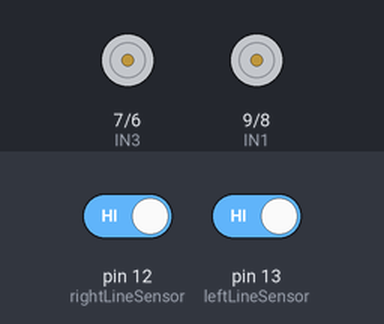
This sketch was run on a simulated Arduino Uno, built with avr-gcc and run on an emulated ATmega328P. Shown: motor-driver pin pairs drawn as motors (green arrow = first pin HIGH = forward, orange = second pin HIGH = backward, longer = more drive). The inputs (shaded band) are chosen by the test bench; at power-on: pin 12 (rightLineSensor) HIGH, pin 13 (leftLineSensor) HIGH.

Above: at 1.2 s.
1.3 s: pin 12 (rightLineSensor) driven LOW
At 1.9 s:
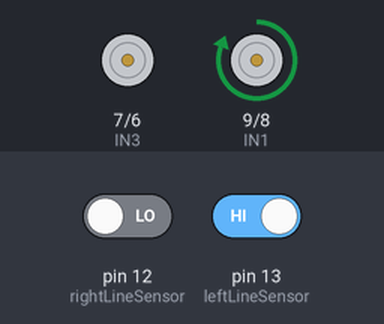
2.8 s: pin 13 (leftLineSensor) driven LOW
At 3.1 s:
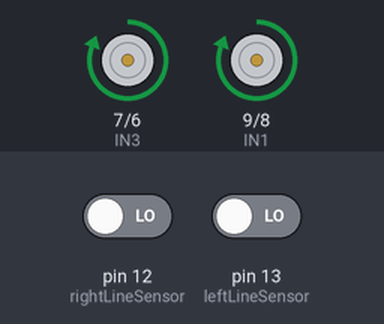
4.3 s: pin 12 (rightLineSensor) driven HIGH
At 5.4 s:
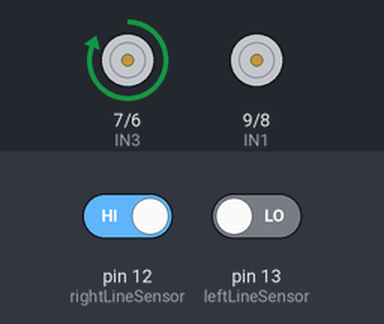
5.8 s: pin 13 (leftLineSensor) driven HIGH
At 6.6 s:
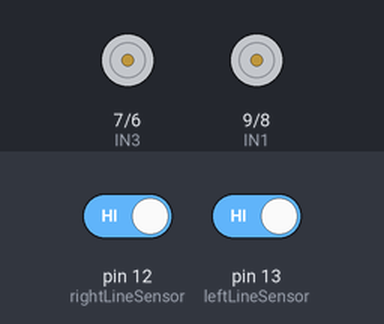
Timing chart, 0 to 8.3 s (numbered marks = the images above; inputs shaded):
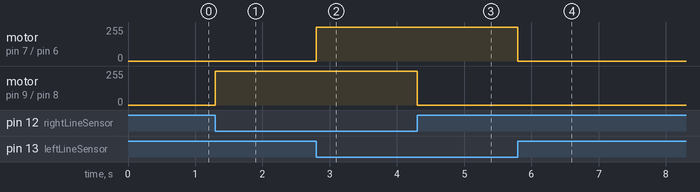

Measured:
- after the input at 1.3 s, motor on pin 9 (IN1) / pin 8 (IN2): stopped → forward 255/255 at once
- after the input at 2.8 s, motor on pin 7 (IN3) / pin 6 (IN4): stopped → forward 255/255 at once
- after the input at 4.3 s, motor on pin 9 (IN1) / pin 8 (IN2): forward 255/255 → stopped at once
- after the input at 5.8 s, motor on pin 7 (IN3) / pin 6 (IN4): forward 255/255 → stopped at once

The sketch:

LineTrace.ino
```cpp
#define IN1 9
#define IN2 8
#define IN3 7
#define IN4 6
int leftLineSensor =  13;      // 라인트레이서 왼쪽 센서
int rightLineSensor = 12;      // 라인트레이서 오른쪽 센서

void forward() {    // 전진 : 모터 두 개를 모두 전진
      digitalWrite(IN1, HIGH);
      digitalWrite(IN2, LOW);
      digitalWrite(IN3, HIGH);
      digitalWrite(IN4, LOW);
}
void back() {    // 후진 : 모터 두 개를 모두 후진
      digitalWrite(IN1, LOW);
      digitalWrite(IN2, HIGH);
      digitalWrite(IN3, LOW);
      digitalWrite(IN4, HIGH);
}
void left() {    // 좌회전 : 오른쪽 모터만 전진
      digitalWrite(IN1, LOW);
      digitalWrite(IN2, LOW);
      digitalWrite(IN3, HIGH);
      digitalWrite(IN4, LOW);
}
void right() {   // 우회전 : 왼쪽 모터만 전진
      digitalWrite(IN1, HIGH);
      digitalWrite(IN2, LOW);
      digitalWrite(IN3, LOW);
      digitalWrite(IN4, LOW);
}
void stop() {    // 정지 : 2개의 모터 정지
      digitalWrite(IN1, LOW);
      digitalWrite(IN2, LOW);
      digitalWrite(IN3, LOW);
      digitalWrite(IN4, LOW);
}
void setup() {
  pinMode(IN1, OUTPUT);     // A 모터 1
  pinMode(IN2, OUTPUT);     // A 모터 2
  pinMode(IN3, OUTPUT);     // B 모터 1
  pinMode(IN4, OUTPUT);     // B 모터 2
  pinMode(leftLineSensor, INPUT);
  pinMode(rightLineSensor, INPUT);
}

void loop() {
   //양쪽 Line Tracking sensor 감지  : 전진
  if (!digitalRead(leftLineSensor) && !digitalRead(rightLineSensor)) {
    //모터A, B 전진
  forward();
    //왼쪽 Line Tracking sensor 감지 : 좌회전
  } else if (!digitalRead(leftLineSensor) && digitalRead(rightLineSensor)) {
  left();
    //오른쪽 Line Tracking sensor 감지 : 우회전
  } else if (digitalRead(leftLineSensor) && !digitalRead(rightLineSensor)) {
  right();
    // 양쪽 Line Tracking sensor 미감지 :  정지
  } else if (digitalRead(leftLineSensor) && digitalRead(rightLineSensor)) {
  stop();
  }
}
```
